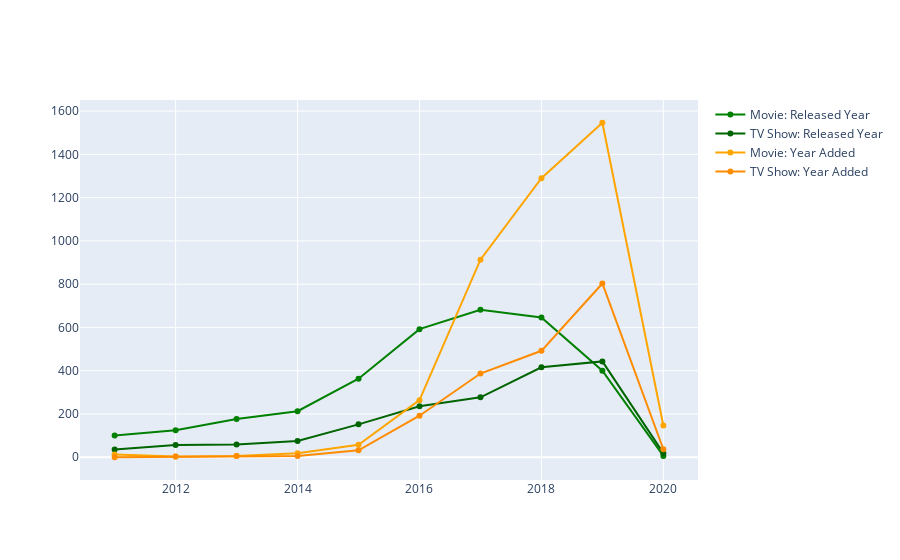

Notebook cell for this chart:
### Markdown cell above
## 發佈內容
我們可以看到，在過去的幾年中，內容製作的數量在增加

### Code cell
released_year_df = df.loc[df['release_year'] > 2010].groupby(['release_year', 'type']).agg({'show_id': 'count'}).reset_index()
added_year_df = df.loc[df['year_added'] > 2010].groupby(['year_added', 'type']).agg({'show_id': 'count'}).reset_index()

fig = go.Figure()
fig.add_trace(go.Scatter( 
    x=released_year_df.loc[released_year_df['type'] == 'Movie']['release_year'], 
    y=released_year_df.loc[released_year_df['type'] == 'Movie']['show_id'],
    mode='lines+markers',
    name='Movie: Released Year',
    marker_color='green',
))
fig.add_trace(go.Scatter( 
    x=released_year_df.loc[released_year_df['type'] == 'TV Show']['release_year'], 
    y=released_year_df.loc[released_year_df['type'] == 'TV Show']['show_id'],
    mode='lines+markers',
    name='TV Show: Released Year',
    marker_color='darkgreen',
))
fig.add_trace(go.Scatter( 
    x=added_year_df.loc[added_year_df['type'] == 'Movie']['year_added'], 
    y=added_year_df.loc[added_year_df['type'] == 'Movie']['show_id'],
    mode='lines+markers',
    name='Movie: Year Added',
    marker_color='orange',
))
fig.add_trace(go.Scatter( 
    x=added_year_df.loc[added_year_df['type'] == 'TV Show']['year_added'], 
    y=added_year_df.loc[added_year_df['type'] == 'TV Show']['show_id'],
    mode='lines+markers',
    name='TV Show: Year Added',
    marker_color='darkorange',
))
fig.update_xaxes(categoryorder='total descending')
fig.show()

### Figure 1 — Plotly figure (JSON) as saved in the notebook; plotly's stock layout.template omitted (floating-point values rounded to 4 significant figures)
{"data": [{"marker": {"color": "green"}, "mode": "lines+markers", "name": "Movie: Released Year", "type": "scatter", "x": [2011, 2012, 2013, 2014, 2015, 2016, 2017, 2018, 2019, 2020], "y": [100, 125, 177, 213, 363, 592, 682, 646, 400, 6]}, {"marker": {"color": "darkgreen"}, "mode": "lines+markers", "name": "TV Show: Released Year", "type": "scatter", "x": [2011, 2012, 2013, 2014, 2015, 2016, 2017, 2018, 2019, 2020], "y": [36, 57, 59, 75, 152, 236, 277, 416, 443, 19]}, {"marker": {"color": "orange"}, "mode": "lines+markers", "name": "Movie: Year Added", "type": "scatter", "x": [2011, 2012, 2013, 2014, 2015, 2016, 2017, 2018, 2019, 2020], "y": [13, 4, 6, 19, 58, 264, 913, 1290, 1546, 147]}, {"marker": {"color": "darkorange"}, "mode": "lines+markers", "name": "TV Show: Year Added", "type": "scatter", "x": [2011, 2012, 2013, 2014, 2015, 2016, 2017, 2018, 2019, 2020], "y": [0, 3, 6, 6, 32, 192, 387, 492, 803, 37]}], "layout": {"xaxis": {"categoryorder": "total descending"}}}
